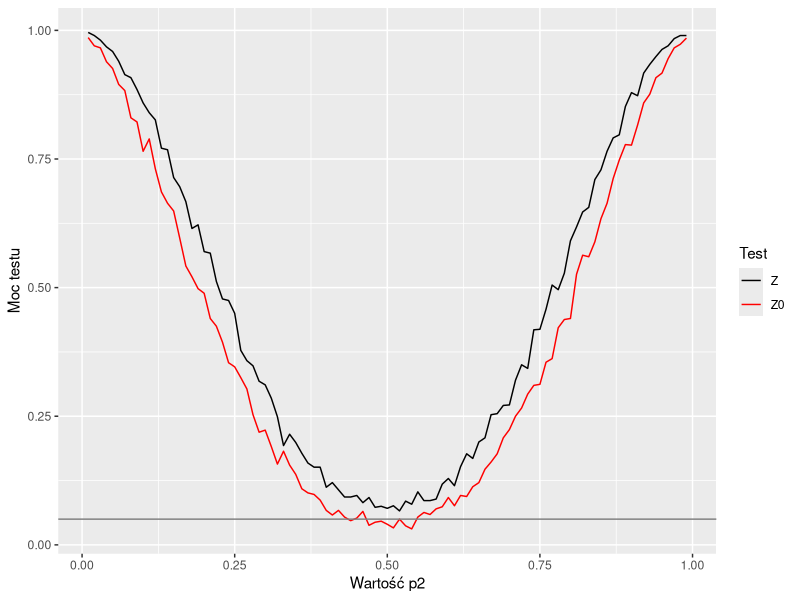
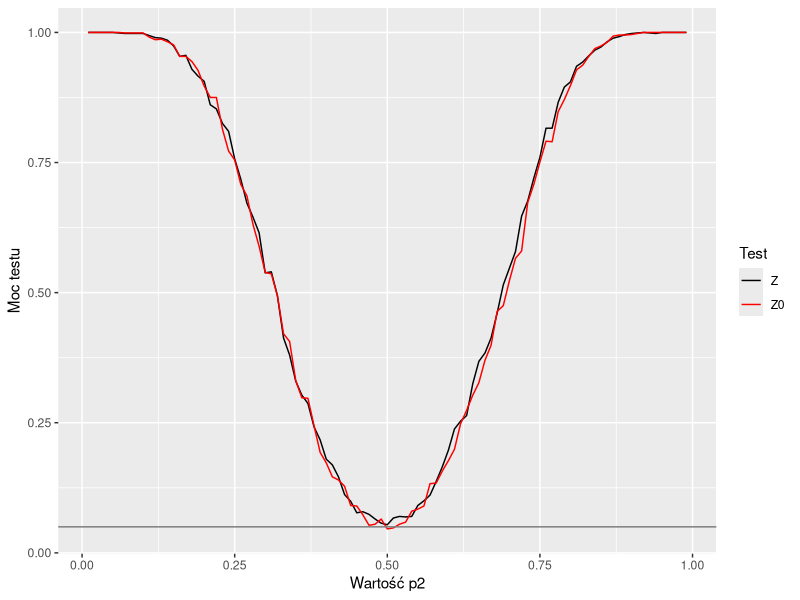
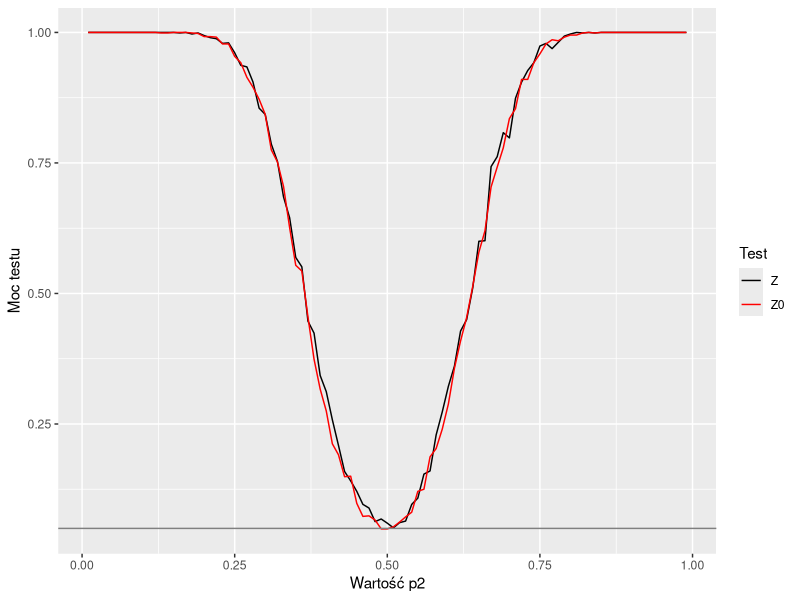
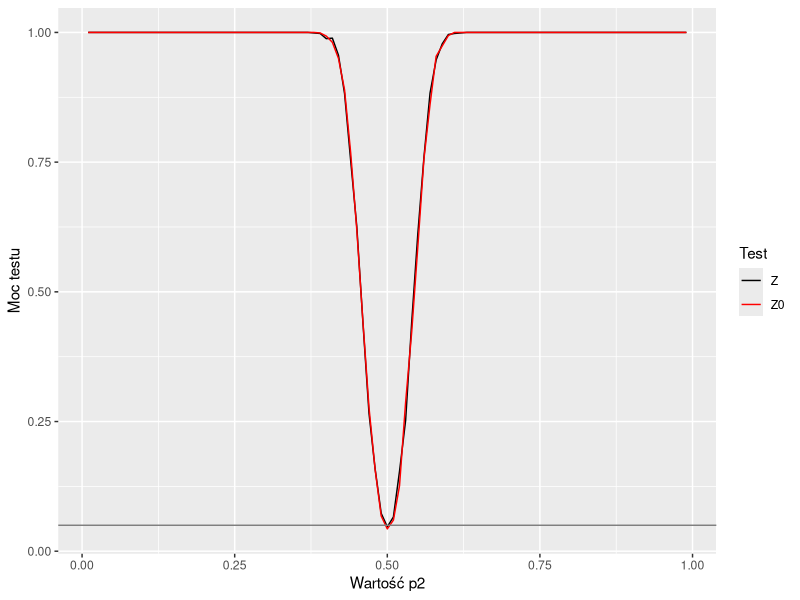

Recreate these plots in R, in order. (Note: this script raises an error after producing the figures.)
## ---- chunk 1
knitr::opts_chunk$set(echo = TRUE, warning = FALSE, message=FALSE)
knitr::opts_chunk$set(fig.width=8, fig.height=4.5) 
pdf.options(encoding = 'CP1250')
## ---- chunk 2
library("tidyverse")
library("vcd")
library("ggplot2")
library("knitr")
library("dplyr")
library("xtable")
library("kableExtra")
library("ggplot2")
library("gnm")
## ---- chunk 3
personel <- read.csv2('personel.csv',header=FALSE)
names(personel) <- c('D','S','A1','A2','W1','W2','P','Wiek','Wyk')
personel$A2[personel$A2 == '11'] = '1'
personel <- personel %>% mutate(across(D:Wyk,as.factor))
personel$A2 <- factor(personel$A2, levels = c(-2,-1,0,1,2))

## ---- chunk 4
tab1 <- ftable(personel$A1, personel$A2)
tab1 %>% addmargins() %>% kable(caption='Tablica dwudzielcza dla zmniennych A1 i A2.', col.names=c(-2,-2,0,1,2,'Sum')) %>% 
  column_spec(1, border_left = TRUE) %>%
  column_spec(7, border_right = TRUE) %>%
  kable_styling(latex_options = "HOLD_position")
  
## ---- chunk 5
data1 <- tab1 %>% data.frame()
symetry <- glm(Freq~Symm(Var1,Var2), data=data1, family = poisson)
stat <- symetry$deviance
df <- symetry$df.residual
p_val <- 1- pchisq(stat, df)
## ---- chunk 6
tab2 <- ftable(personel$W1, personel$W2)
tab2 %>% addmargins() %>% 
  kable(caption='Tablica dwudzielcza dla zmniennych W1 i W2.', col.names = c(-2, -1, 1, 2, 'Sum')) %>% 
  column_spec(1, border_left = TRUE) %>%
  column_spec(6, border_right = TRUE) %>%
  kable_styling(latex_options = "HOLD_position")
## ---- chunk 7
data2 <- tab2 %>% data.frame()
symetry2 <- glm(Freq~Symm(Var1,Var2), data=data2, family = poisson)
stat2 <- symetry2$deviance
df2 <- symetry2$df.residual
p_val2 <- 1- pchisq(stat2, df2)
## ---- chunk 8
personel_n <- read.csv2('personel.csv',header=FALSE)
names(personel_n) <- c('D','S','A1','A2','W1','W2','P','Wiek','Wyk')
personel_n$A2[personel_n$A2 == '11'] = '1'
personel_new <- personel
personel_new$W1[personel_new$W1 == '-2'] = '-1'
personel_new$W1[personel_new$W1 == '2'] = '1'
personel_new$W2[personel_new$W2 == '-2'] = '-1'
personel_new$W2[personel_new$W2 == '2'] = '1'
personel_new <- personel_new %>% mutate(across(D:Wyk,as.factor))
tabela <- ftable(personel_new$W1, personel_new$W2)
## ---- chunk 9
#TEST Z
test_z <- function(tabela){
  n <- sum(rowSums(tabela))
  P <- tabela/n
  r <- rowSums(P)
  c <- colSums(P)
  D <- r[1] - c[1]
  sigma2_D <- (r[1]*(1-r[1])+c[1]*(1-c[1])-2*(P[1,1]*P[2,2]-P[1,2]*P[2,1]))/n
  Z <- D/sqrt(sigma2_D)
  p <- 2*(1 - pnorm(abs(Z)))
  return(p)
}

#TEST Z0
test_z0 <- function(tabela){
  n <- sum(rowSums(tabela))
  P <- tabela/n
  r <- rowSums(P)
  c <- colSums(P)
  D <- r[1] - c[1]
  sigma2_D0 <- (tabela[1,2]+tabela[2,1])/n^2
  Z_0 <- D/sqrt(sigma2_D0)
  p <- 2*(1 - pnorm(abs(Z_0)))
  return(p)
}

## ---- chunk 10
df <- data.frame('test' = c('Test Z', 'Test Z0', 'McNemar test z poprawką na ciągłość', 
                            'McNemar test bez poprawki'), 'p-value' = c(test_z(tabela), test_z0(tabela), mcnemar.test(tabela)$p.value, mcnemar.test(tabela, correct=FALSE)$p.value))
df %>% kable(col.names = c('test', 'p-value')) %>%
  column_spec(1, border_left = TRUE) %>%
  column_spec(2, border_right = TRUE) %>%
  kable_styling(latex_options = "HOLD_position")
## ---- chunk 11
moc <- function(n, test){
  MC <- 1000
  p2 <- seq(0.01,0.99,0.01)
  p1 <- 0.5
  m <- length(p2)
  res <- rep(NA, m)
  for (i in 1:m){
    counter <- 0
    for (j in 1:MC){
    X <- factor(sample(c("1","0"), n, replace=TRUE, prob = c(p1,1-p1)), levels = 0:1)
    Y <- factor(sample(c("1","0"), n, replace=TRUE, prob = c(p2[i],1-p2[i])), levels=0:1)
    tab <- ftable(X,Y)
    if (test(tab) < 0.05){
      counter <- counter+1
      }
    }
    res[i] <- counter/MC
  }
return(data.frame( 'prob' = p2, 'results' = res))
}
## ---- chunk 12
moc_20 <- as.data.frame(read.csv('moc_20.csv'))
moc0_20 <- as.data.frame(read.csv('moc0_20.csv'))

ggplot() + geom_line(data=moc_20,aes(x=prob, y=results, colour = 'Z')) + geom_line(data=moc0_20,aes(x=prob, y=results, color='Z0')) + scale_colour_manual("Test", 
                      breaks = c("Z", "Z0"),
                      values = c("black", "red")) + geom_hline(yintercept=0.05, color='grey50')+ labs(x='Wartość p2', y='Moc testu')
## ---- chunk 13
moc_50 <- as.data.frame(read.csv('moc_50.csv'))
moc0_50 <- as.data.frame(read.csv('moc0_50.csv'))

ggplot() + geom_line(data=moc_50,aes(x=prob, y=results, colour = 'Z')) + geom_line(data=moc0_50,aes(x=prob, y=results, color='Z0')) + scale_colour_manual("Test", 
                      breaks = c("Z", "Z0"),
                      values = c("black", "red"))+ geom_hline(yintercept=0.05, color='grey50') + labs(x='Wartość p2', y='Moc testu')
## ---- chunk 14
moc_100 <- as.data.frame(read.csv('moc_100.csv'))
moc0_100 <- as.data.frame(read.csv('moc0_100.csv'))

ggplot() + geom_line(data=moc_100,aes(x=prob, y=results, colour = 'Z')) + geom_line(data=moc0_100,aes(x=prob, y=results, color='Z0')) + scale_colour_manual("Test", 
                      breaks = c("Z", "Z0"),
                      values = c("black", "red"))+ geom_hline(yintercept=0.05, color='grey50')+ labs(x='Wartość p2', y='Moc testu')
## ---- chunk 15
moc_1000 <- as.data.frame(read.csv('moc_1000.csv'))
moc0_1000 <- as.data.frame(read.csv('moc0_1000.csv'))

ggplot() + geom_line(data=moc_1000,aes(x=prob, y=results, colour = 'Z')) + geom_line(data=moc0_1000,aes(x=prob, y=results, color='Z0')) + scale_colour_manual("Test", 
                      breaks = c("Z", "Z0"),
                      values = c("black", "red"))+ geom_hline(yintercept=0.05, color='grey50')+ labs(x='Wartość p2', y='Moc testu')
## ---- chunk 16
df <- as.data.frame(ftable(personel$S,personel$W1,personel$Wyk))
names(df) <- c('S', 'W1', 'Wyk', 'Freq')
## ---- chunk 17
model_a <- glm(Freq ~ S + Wyk, 
               data = df, family = poisson)
p_a <- 1-pchisq(deviance(model_a), df = df.residual(model_a))
cbind(model_a, fitted(model_a))
## ---- chunk 18
model_b <- glm(Freq ~ S + Wyk + S*Wyk, 
               data = df, family = poisson)
p_b <- 1-pchisq(deviance(model_b), df = df.residual(model_b))
cbind(model_b$data, fitted(model_b))
## ---- chunk 19
model_c <- glm(Freq ~ S + Wyk + W1, 
               data = df, family = poisson)
p_c <- 1-pchisq(deviance(model_c), df = df.residual(model_c))
cbind(model_c$data, fitted(model_c))
## ---- chunk 20
model_d <- glm(Freq ~ S + Wyk + W1 + S*W1, 
               data = df, family = poisson)
p_d <- 1-pchisq(deviance(model_d), df = df.residual(model_d))
cbind(model_d$data, fitted(model_d))
## ---- chunk 21
model_e <- glm(Freq ~ S + Wyk + W1 + S*W1 + S*Wyk, 
               data = df, family = poisson)
p_e <- 1-pchisq(deviance(model_e), df = df.residual(model_e))
cbind(model_e$data, fitted(model_e))
## ---- chunk 22
model_f <- glm(Freq ~ S + Wyk + W1 + W1*Wyk, 
               data = df, family = poisson)
p_f <- 1-pchisq(deviance(model_f), df = df.residual(model_f))
cbind(model_f$data, fitted(model_f))
## ---- chunk 23
df <- as.data.frame(ftable(personel$S,personel$P,personel$Wyk))
names(df) <- c('S', 'P', 'Wyk', 'Freq')
## ---- chunk 24
model_a <- glm(Freq ~ S + Wyk, 
               data = df, family = poisson)
p_a <- 1-pchisq(deviance(model_a), df = df.residual(model_a))
cbind(model_a, fitted(model_a))
## ---- chunk 25
model_b <- glm(Freq ~ S + Wyk + S*Wyk, 
               data = df, family = poisson)
p_b <- 1-pchisq(deviance(model_b), df = df.residual(model_b))
cbind(model_b$data, fitted(model_b))
## ---- chunk 26
model_c <- glm(Freq ~ S + Wyk + P, 
               data = df, family = poisson)
p_c <- 1-pchisq(deviance(model_c), df = df.residual(model_c))
cbind(model_c$data, fitted(model_c))
## ---- chunk 27
model_d <- glm(Freq ~ S + Wyk + P + S*P, 
               data = df, family = poisson)
p_d <- 1-pchisq(deviance(model_d), df = df.residual(model_d))
cbind(model_d$data, fitted(model_d))
## ---- chunk 28
model_e <- glm(Freq ~ S + Wyk + P + S*P + S*Wyk, 
               data = df, family = poisson)
p_e <- 1-pchisq(deviance(model_e), df = df.residual(model_e))
cbind(model_e$data, fitted(model_e))
## ---- chunk 29
model_f <- glm(Freq ~ S + Wyk + P + P*Wyk, 
               data = df, family = poisson)
p_f <- 1-pchisq(deviance(model_f), df = df.residual(model_f))
cbind(model_f$data, fitted(model_f))
## ---- chunk 30
model <- glm(Freq ~ S+W1+Wyk+S*Wyk+W1*Wyk, data = df, family = poisson)
result <- cbind(model$data, fitted(model))
result$`fitted(model)` <- result$`fitted(model)`/sum(result$`fitted(model)`)
result$Freq <- result$Freq/sum(result$Freq)


sum(result$`fitted(model)`[result$S == 1 & result$W1 == 2])/(sum(result$`fitted(model)`[result$S == 1]))
sum(result$Freq[result$S == 1 & result$W1 == 2])/(sum(result$Freq[result$S == 1]))
## ---- chunk 31
sum(result$`fitted(model)`[result$Wyk == 1 & result$S == 1])/(sum(result$`fitted(model)`[result$Wyk == 1]))
sum(result$Freq[result$S == 1 & result$Wyk == 1])/(sum(result$Freq[result$Wyk == 1]))
## ---- chunk 32
sum(result$`fitted(model)`[result$Wyk == 3 & result$S == 0])/(sum(result$`fitted(model)`[result$Wyk == 3]))
sum(result$Freq[result$S == 0 & result$Wyk == 3])/(sum(result$Freq[result$Wyk == 3]))
## ---- chunk 33
df <- as.data.frame(ftable(personel$S,personel$P,personel$Wyk))
names(df) <- c('S', 'P', 'Wyk', 'Freq')

model <- glm(Freq ~ S+P+Wyk+S*Wyk+P*Wyk, data = df, family = poisson)
result <- cbind(model$data, fitted(model))
result$`fitted(model)` <- result$`fitted(model)`/sum(result$`fitted(model)`)
result$Freq <- result$Freq/sum(result$Freq)


sum(result$`fitted(model)`[result$S == 1 & result$P == 'K'])/(sum(result$`fitted(model)`[result$S == 1]))
sum(result$Freq[result$S == 1 & result$P == 'K'])/(sum(result$Freq[result$S == 1]))
## ---- chunk 34
sum(result$`fitted(model)`[result$S == 1 & result$Wyk == 1])/(sum(result$`fitted(model)`[result$Wyk == 1]))
sum(result$Freq[result$S == 1 & result$Wyk == 1])/(sum(result$Freq[result$Wyk == 1]))
## ---- chunk 35
sum(result$`fitted(model)`[result$P == 'M' & result$Wyk == 3])/(sum(result$`fitted(model)`[result$Wyk == 3]))
sum(result$Freq[result$P == 'M' & result$Wyk == 3])/(sum(result$Freq[result$Wyk == 3]))
